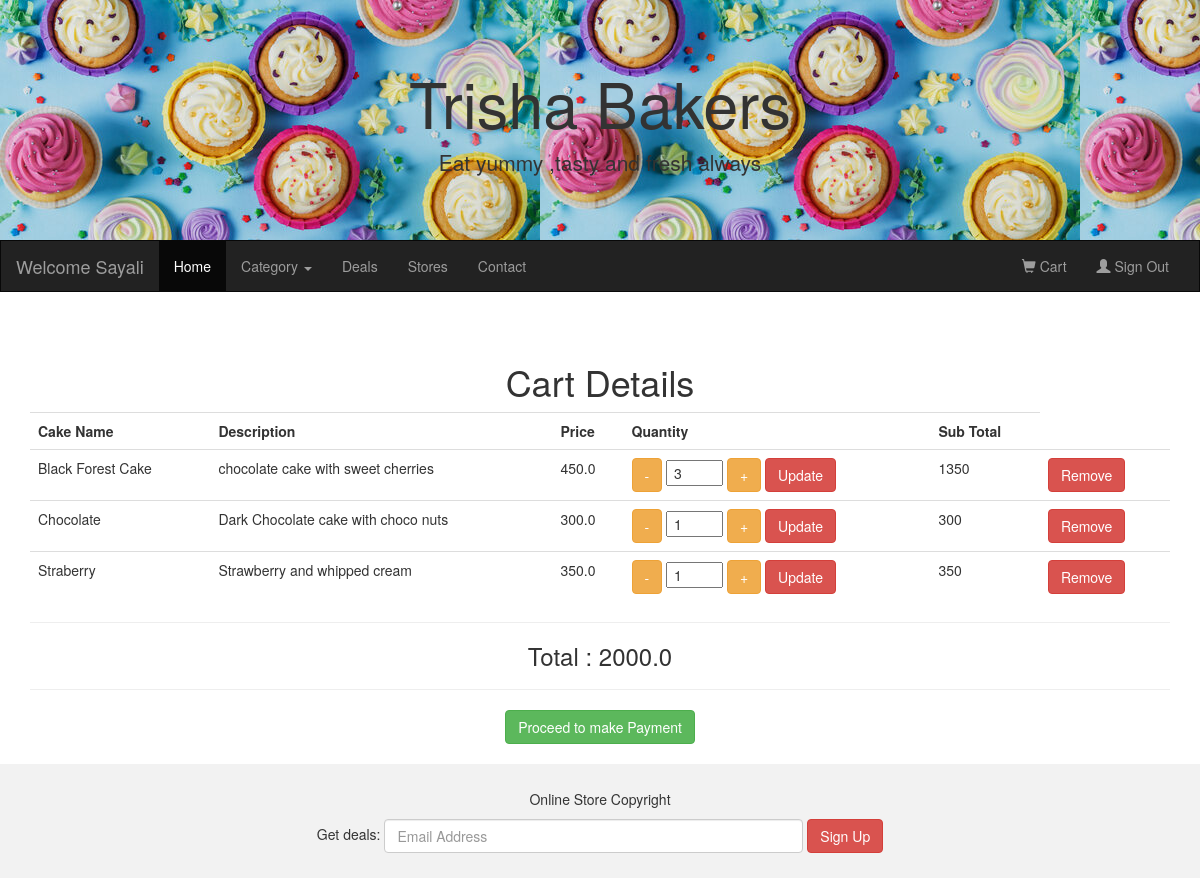
The page /ShowAllCartItems (signed in) on the database as committed earlier.
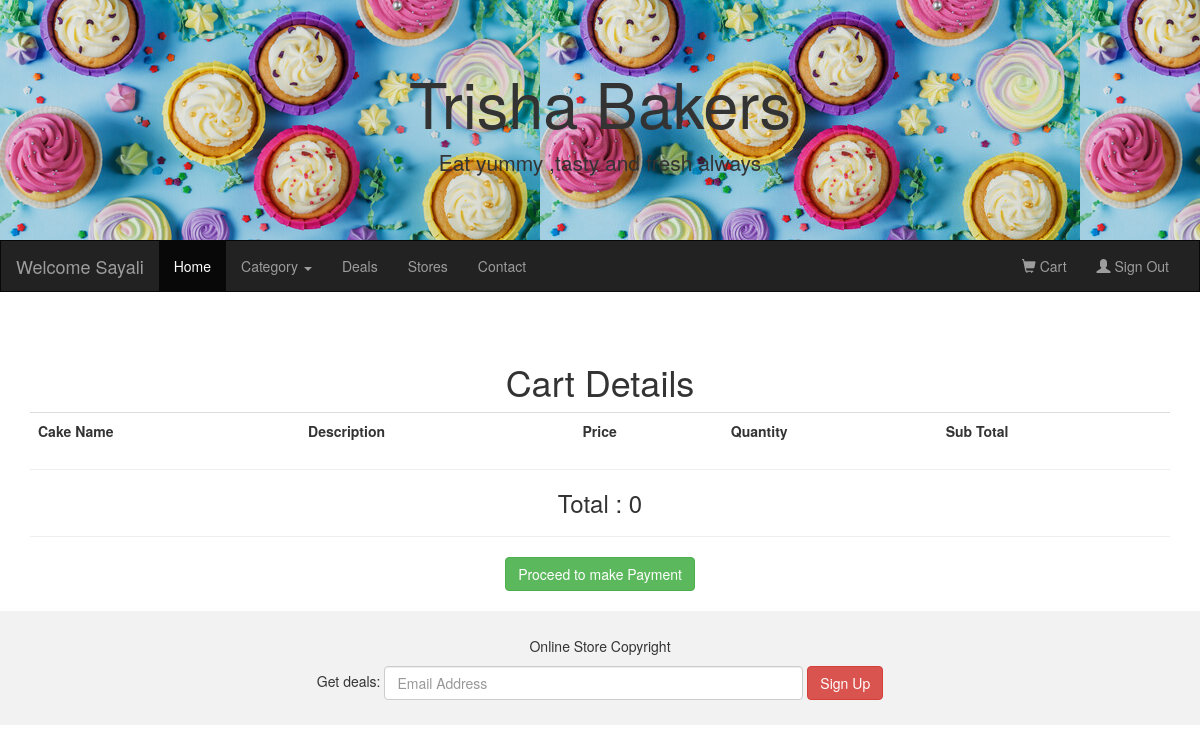
The same page on the database as committed later.
### UserApp/models.py (models this page shows)
class MyCart(models.Model):
    user=models.ForeignKey(to='AdminApp.UserInfo', on_delete=models.CASCADE)
    cake=models.ForeignKey(to='AdminApp.Product',on_delete=models.CASCADE)
    qty=models.IntegerField()
    class Meta:
        db_table= "MyCart"

### AdminApp/models.py (models this page shows)
class Product(models.Model):
    pname = models.CharField(max_length=20)
    price = models.FloatField(default=200)
    description = models.CharField(max_length=50)
    size = models.FloatField(default=1)
    quantity = models.IntegerField()
    image = models.ImageField(default='abc.jpg', upload_to='Images')
    cat = models.ForeignKey(to='Category', on_delete=models.CASCADE)
    class Meta:
        db_table = "Product"

class UserInfo(models.Model):
    uname = models.CharField(max_length=20,primary_key=True)
    password = models.CharField(max_length=20)
    email = models.EmailField(max_length = 100)
    class Meta:
        db_table = 'UserInfo'

### UserApp/views.py (the view, shortened to what this page needs)
# urls.py: path("ShowAllCartItems",views.ShowAllCartItems),
def ShowAllCartItems(request):
    uname=request.session['uname']
    user=UserInfo.objects.get(uname=uname)
    if(request.method=='GET'):
        cartitems=MyCart.objects.filter(user=user)
        total=0
        for item in cartitems:
            total += (item.qty)*(item.cake.price)
        request.session["total"] = total
        return render(request,"ShowAllCart.html",{"items":cartitems})

### UserApp/templates/ShowAllCart.html (shortened to what this page needs)
{%extends "homepage.html"%}
{%block content%}
<center>
<h1>Cart Details</h1>
<table class="table">
    <tr><th>Cake Name</th><th>Description</th><th>Price</th>
        <th>Quantity</th><th>Sub Total</th></tr>
    {%for item in items%}
    <form method="post" id="myform{{item.cake.id}}">
    <tr>
        <td><input type="hidden" name="cakeid" value="{{item.cake.id}}"/>
            {{item.cake.pname}}</td>
        <td>{{item.cake.description}}</td>
        <td>{{item.cake.price}}</td>
        <td><button class="btn btn-warning" type="button"
            onclick="decrement('qty{{item.cake.id}}')">  -  </button>
            <input type="text"  name="qty" id="qty{{item.cake.id}}" value=" {{item.qty}}" size="4"/>
            <button class="btn btn-warning" type="button"
            onclick="increment('qty{{item.cake.id}}')">  +  </button>
            <button class="btn btn-danger" type="submit"
                    name="action" value="update">Update</button>
        </td>
        <td>{% widthratio item.qty 1 item.cake.price %}</td>
        <td><button class="btn btn-danger" type="button"
            onclick="getConfirm('myform{{item.cake.id}}')"
            name="action" value="remove">Remove</button> </td>
    </tr>
</form>
    {%endfor%}
</table>
<hr/>
<h3>Total : {{request.session.total}}</h3>
<hr/>
<a href="/MakePayment" class="btn btn-success">Proceed to make Payment</a>
</center>
{%endblock%}

### UserApp/templates/homepage.html (shortened to what this page needs)
{%load static%}
<!DOCTYPE html>
<html lang="en">
<head>
    <link rel="stylesheet" href="https://maxcdn.bootstrapcdn.com/bootstrap/3.4.1/css/bootstrap.min.css">
</head>
<body>
    <div class="jumbotron">
        <div class="container text-center">
            <h1>Trisha Bakers</h1>
            <p>Eat yummy ,tasty and fresh always</p>
        </div>
    </div>
    <nav class="navbar navbar-inverse">
        <div class="container-fluid">
            <div class="navbar-header">
                {%if "uname" in request.session%}
      <a class="navbar-brand" href="#">Welcome {{request.session.uname}}</a>
      {%else%}
      <a class="navbar-brand" href="#">Cake Shop</a>
      {%endif%}
            </div>
            <div class="collapse navbar-collapse" id="myNavbar">
                <ul class="nav navbar-nav">
                    <li class="active"><a href="/">Home</a></li>
                    <li class="dropdown">
                        <a class="dropdown-toggle" data-toggle="dropdown" href="#">Category
                            <span class="caret"></span></a>
                    </li>
                    <li><a href="#">Deals</a></li>
                    <li><a href="#">Stores</a></li>
                    <li><a href="#">Contact</a></li>
                </ul>
                <ul class="nav navbar-nav navbar-right">
                    {%if "uname" in request.session%}
        <li><a href="/ShowAllCartItems"><span class="glyphicon glyphicon-shopping-cart"></span> Cart</a></li>
        <li><a href="/signout"><span class="glyphicon glyphicon-user"></span> Sign Out</a></li>
        {%else%}
        <li><a href="/login"><span class="glyphicon glyphicon-user"></span> Login</a></li>
        <li><a href="/signup"><span class="glyphicon glyphicon-user"></span> Sign Up</a></li>
        {%endif%}
        </ul>
            </div>
        </div>
    </nav>
    <div class="container">
    {%block content%}{%endblock content%}
</div><br>
    <footer class="container-fluid text-center">
        <p>Online Store Copyright</p>
        <form class="form-inline">Get deals:
            <input type="email" class="form-control" size="50" placeholder="Email Address">
            <button type="button" class="btn btn-danger">Sign Up</button>
        </form>
    </footer>
</body>
</html>

Rows that differ between the two databases and show on the page:
removed MyCart: cake.pname "Black Forest Cake", cake.description "chocolate cake with sweet cherries", cake.price "450.0", qty "3", qty+cake "1350"
removed MyCart: cake.pname "Chocolate", cake.description "Dark Chocolate cake with choco nuts", cake.price "300.0", qty "1", qty+cake "300"
removed MyCart: cake.pname "Straberry", cake.description "Strawberry and whipped cream", cake.price "350.0", qty "1", qty+cake "350"
now on this page (row unchanged): UserInfo: session.uname "Sayali"
Other text that changed with them:
{{ request.session.total }}: "2000.0" → "0"
{{ request.session.uname }}: "Sayali" → (not shown)
